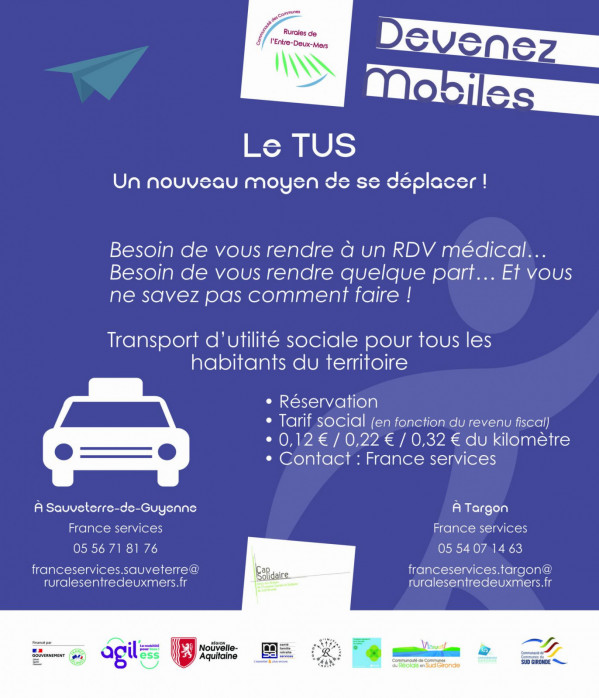
#> input picture site/data/images/1-4906.jpg, 599 x 698 px, found by its file name
$ python -i 2026-11-06_vignettes_accueil.py   (imports and definitions only)
#> lines starting #> are read from the running program, lines starting #| are printed output that depends on the picture
### tools/sitelib.py
"""Helpers to edit site/ JSON pages safely (ids, owners, indexes, images).

    from sitelib import Page
    p = Page('home')                      # site/pages/home*.json (or 'models/Footer')
    card = p.find(lambda n: 'cimeti' in p.text(n))[0]
    new = p.clone(card)                   # deep copy with fresh WebSiCo ids
    p.insert(parent, new, 0); p.save()
"""
import os, re, json, glob, copy, time, html, itertools

ROOT = os.path.dirname(os.path.dirname(os.path.abspath(__file__)))
SITE = os.path.join(ROOT, 'site')

# ---------- ids -------------------------------------------------------------
_used = None
_counter = itertools.count(90)
_t = [time.time()]

# [16 lines left out: functions _all_ids, new_id, not called in this run]

# ---------- text helpers ----------------------------------------------------
def T(v):
    if isinstance(v, dict) and '$text' in v: return '\n'.join(v['$text'])
    return v if isinstance(v, str) else ''

def plain(v):
    return re.sub(r'\s+', ' ', html.unescape(re.sub(r'<[^>]+>', ' ', T(v)))).strip()

# [8 lines left out: function ent, not called in this run]

def set_text(node, key, value):
    """Store a string the way the codec does ($text for long multi-line values)."""
    node[key] = {'$text': value.split('\n')} if ('\n' in value and len(value) > 60) else value

# ---------- page ------------------------------------------------------------
class Page:
    def __init__(self, name):
        cands = glob.glob(f'{SITE}/{name}.json') + glob.glob(f'{SITE}/pages/{name}.json') + glob.glob(f'{SITE}/pages/{name}-*.json')
        if not cands: raise FileNotFoundError(name)
        self.path = cands[0]
        self.data = json.load(open(self.path, encoding='utf-8'))
        self.root = self.data['row'][-1]['$php']

    def save(self):
        with open(self.path, 'w', encoding='utf-8') as fh:
            json.dump(self.data, fh, ensure_ascii=False, indent=1); fh.write('\n')

    # navigation
    # [5 lines left out: function walk, not called in this run]

    def find(self, pred):
        return [n for n, _ in self.walk() if pred(n)]

    # [38 lines left out: functions parents, text, _walk_static, clone, reindex, insert, not called in this run]

    def remove(self, node):
        parent = self.parents(node)[-1]
        parent['contents'].remove(node); self.reindex(parent)

### tools/oneoff/2026-11-06_vignettes_accueil.py
#!/usr/bin/env python3
"""06/11/2026 — Vignettes des cartes d'actualité de l'accueil pour la photo pleine largeur.

Depuis la refonte visuelle, l'image d'une carte occupe toute la largeur (environ 290 x 150 px).
Les cartes qui affichaient une miniature 200 x 90 ou le petit logo 90 x 90 reçoivent une vignette
580 x 300 tirée de la photo d'origine (ou le logo centré sur fond sauge pour les annonces de la mairie).
"""
import sys, os
sys.path.insert(0, os.path.join(os.path.dirname(os.path.abspath(__file__)), '..'))
from sitelib import Page, SITE
from PIL import Image, ImageOps

IMG = os.path.join(SITE, 'data', 'images')
W, H = 580, 300

def cover(src, fy=0.5):
#> called with src = '../../site/data/images/1-4906.jpg', fy = 0.5
    im = ImageOps.exif_transpose(Image.open(os.path.join(IMG, src))).convert('RGB')
#> im is the input picture: PIL image 599x698 RGB; mean R, G, B 111.8, 116.3, 177.6
    w, h = im.size; r = W / H
#> after `w, h = im.size`: w = 599; h = 698
    if w / h > r:
        nw = int(h * r); x = (w - nw) // 2; im = im.crop((x, 0, x + nw, h))
    else:
        nh = int(w / r); y = int((h - nh) * fy); im = im.crop((0, y, w, y + nh))
#> after `nh = int(w / r)`: nh = 309
#> after `y = int((h - nh) * fy)`: y = 194
#> after `im = im.crop((0, y, w, y + nh))`:
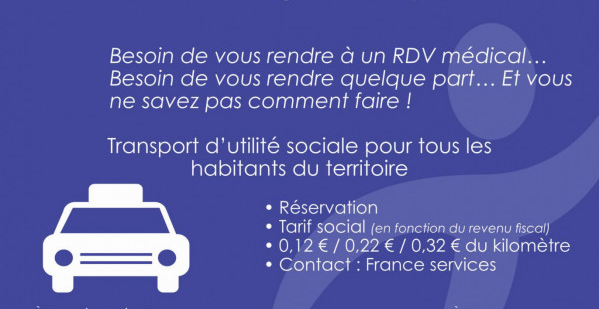
#> im: PIL image 599x309 RGB; mean R, G, B 85.4, 90.1, 164.6
    return im.resize((W, H), Image.LANCZOS)
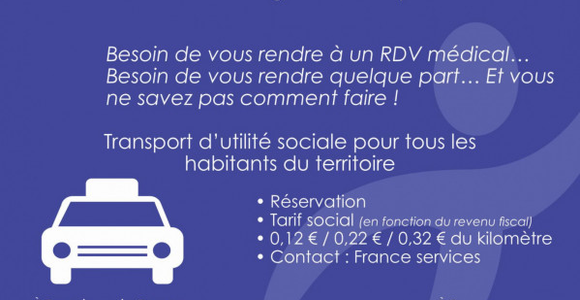
#> returned value: PIL image 580x300 RGB; mean R, G, B 85.4, 90.1, 164.6

def logo():
    fond = Image.new('RGB', (W, H), (230, 238, 230))
    lg = Image.open(os.path.join(IMG, 'logosite.png')).convert('RGBA'); lg.thumbnail((210, 210), Image.LANCZOS)
    fond.paste(lg, ((W - lg.width) // 2, (H - lg.height) // 2), lg); return fond

VIGNETTES = {  # titre de la carte (début) -> (fichier, image)
    'Nouvelle adresse mail': ('vignette-mairie.jpg', logo),
    'Evolution des tarifs': ('vignette-mairie.jpg', logo),
    'Début de la rénovation du cimetière': ('vignette-cimetiere-oct2026.jpg', lambda: cover('whatsapp-image-2026-10-16-at-11-11-05--3-.jpg', .1)),
    'Fête du village 2026': ('vignette-fete-village-2026.jpg', lambda: cover('fete-du-village-septembre-2026-04.jpg')),
    'Photos de la Maïade': ('vignette-maiade-2026.jpg', lambda: cover('maiade-2026-01.jpg', .45)),
}
faits = set()
# [1 line that did not run here, left out]
# [11 lines not run here, left out]

>>> result = cover('../../site/data/images/1-4906.jpg')
